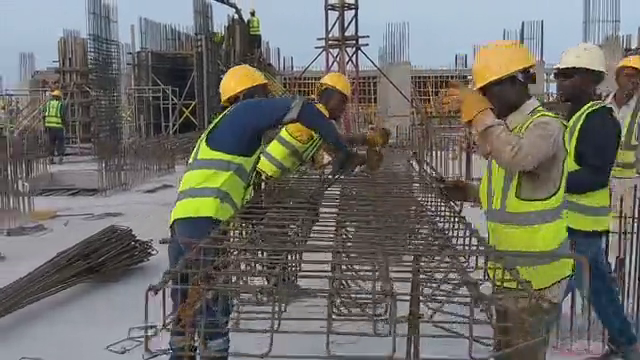
#> input picture frame 66 of deep_learning/data/Construction_site.mp4, 640 x 360 px, given in place of CCTV영상1.mp4, which was not available
$ jupyter execute --allow-errors 'yl_04_비디오_프레임자르기.ipynb'   (shell and % lines are left out)   (text cells are left out)
#> lines starting #> are read from the running program, lines starting #| are printed output that depends on the picture
[cell 1]
# 코랩 사용 시 구글 드라이브 연결
from google.colab import drive
#> (the rest of this cell did not finish here and is left out)

[cell 2]
# ROOT_PATH 확인
import os
if os.path.exists("/content/drive/MyDrive/CCTV") :  #경로가 있는지 확인
  ROOT_PATH = "/content/drive/MyDrive/CCTV"
  print("CCTV 폴더가 잘 생성되어 있습니다.")
else :
  print("/content/drive/MyDrive에 'CCTV' 폴더를 생성해 주세요")
# TUTORIAL 데이터 경로

#> (the rest of this cell did not finish here and is left out)

#> (a cell that did not finish here is left out)

[cell 4]
import os
import glob
import cv2
import matplotlib.pyplot as plt

#> (a cell that did not finish here is left out)

#> (a cell that did not finish here is left out)

[cell 7]
# 파일 루트만 변경합니다.

#> (a cell that did not finish here is left out)

[cell 9]
# 총 영상의 길이 출력. FPS와 프레임수를 알면 됨. 전체 영상시간(초) = 전체프레임수/(초당프레임수)

[cell 10]
# 코랩에서는 cv2의 imshow가 안되기 때문에 다른 방법으로 진행해야 함
# https://overface.tistory.com/573

from google.colab.patches import cv2_imshow

#> (a cell that did not finish here is left out)

#> (a cell that did not finish here is left out)

#> (a cell that did not finish here is left out)

#> (a cell that did not finish here is left out)

#> (a cell that did not finish here is left out)

#> (a cell that did not finish here is left out)

[cell 17]
import matplotlib.pyplot as plt


#> (the rest of this cell did not finish here and is left out)

[cell 18]
# 코랩 사용 시 구글 드라이브 연결

from google.colab import drive
#> (the rest of this cell did not finish here and is left out)

[cell 19]
# 필요 라이브러리 불러오기.
import os
import glob
import cv2
import matplotlib.pyplot as plt

[cell 20]
# CCTV리스트 영상 경로
if os.path.exists("/content/drive/MyDrive/CCTV/cctv_list") :  #경로가 있는지 확인
  LABEL_PATH = "/content/drive/MyDrive/CCTV/cctv_list"
  print(LABEL_PATH+"폴더가 잘생성되어 있습니다.")
else :
  print("/content/drive/MyDrive/CCTV에 'cctv_list' 폴더를 생성해 주시고 해당 폴더안에 cctv영상들을 넣어 주세요")

#labeling할 이미지 저장 경로(영상에서부터 캡쳐한 이미지들)
if os.path.exists("/content/drive/MyDrive/CCTV/cctv_data") :  #경로가 있는지 확인
  LABEL_IMAGE_PATH = "/content/drive/MyDrive/CCTV/cctv_data"
  print(LABEL_IMAGE_PATH+"폴더가 잘생성되어 있습니다.")
else :
  print("/content/drive/MyDrive/CCTV에 'cctv_data' 폴더를 생성해 주세요")

[cell 21]
#  영상들이 모여있는 폴더에서 파일명을 리스트로 가지고 오기(os.listdir를 활용, 이 명령은 디렉토리명은 없고 단지 파일명만 가지고온다.)
import re

#> (the rest of this cell did not finish here and is left out)

[cell 22]
#[참조1] Frequncy 도출하는 코드, 즉 총 프레임수가 281개 이므로 프레임이 28번의 배수 일때만다 가져오는 코드임

video = cv2.VideoCapture("/content/drive/MyDrive/CCTV/cctv_list/CCTV영상1.mp4")
print(video.get(cv2.CAP_PROP_FRAME_COUNT))

# 몇장을 추출할것인지요
n = 10

# 현 비디오의 전체 Frame 수 정보 가져오기
video.get(cv2.CAP_PROP_FRAME_COUNT)

# 몇번마다 추출할것인지
frequency = int(video.get(cv2.CAP_PROP_FRAME_COUNT)/n)

print(frequency)

video.release()

[cell 23]
#[참조2] 하나의 영상에만 적용하여 정확히 나오는지 확인하는 코드

video = cv2.VideoCapture("/content/drive/MyDrive/CCTV/cctv_list/CCTV영상1.mp4")

while(video.isOpened()):
  ret,frame = video.read()
#> frame is the input picture: shape (360, 640, 3); mean B, G, R 103.8, 110.5, 111.2


  image = cv2.resize(frame, (450, 300))
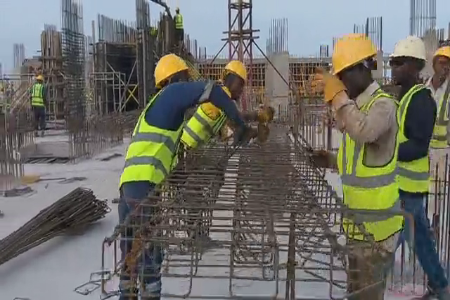
#> image: shape (300, 450, 3); mean B, G, R 103.7, 110.3, 111.1

  # 몇장을 추출할것인지요
  n = 10

  # 현 비디오의 전체 Frame 수 정보 가져오기
  video.get(cv2.CAP_PROP_FRAME_COUNT)

  # 몇번마다 추출할것인지
  frequency = int(video.get(cv2.CAP_PROP_FRAME_COUNT)/n)

  if(int(video.get(cv2.CAP_PROP_POS_FRAMES)) % frequency ==0):
    cv2_imshow(image)
    print('저장된 프레임 위치 : ' + str(video.get(cv2.CAP_PROP_POS_FRAMES)))
    #cv2.imwrite(LABEL_IMAGE_PATH+"/"+ FILE_NAME.split('.')[0] + str(video.get(cv2.CAP_PROP_POS_FRAMES))+".jpg", image)

  if(video.get(cv2.CAP_PROP_POS_FRAMES) == video.get(cv2.CAP_PROP_FRAME_COUNT)):
      break

video.release()


$ run again, starting later in the video
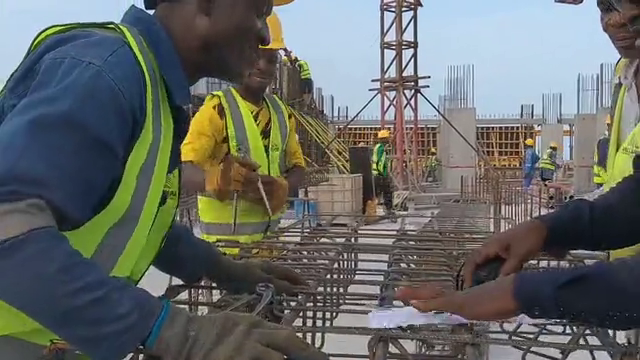
#> input picture frame 300 of deep_learning/data/Construction_site.mp4, 640 x 360 px, given in place of CCTV영상1.mp4, which was not available
#> frame is the input picture: shape (360, 640, 3); mean B, G, R 103.2, 105.9, 102.3
#> `image = cv2.resize(frame, (450, 300))`:
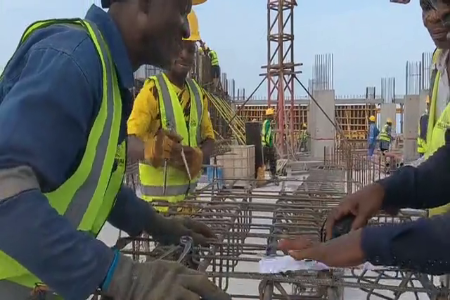
#> image: shape (300, 450, 3); mean B, G, R 103.1, 105.8, 102.1

$ run again, starting later in the video
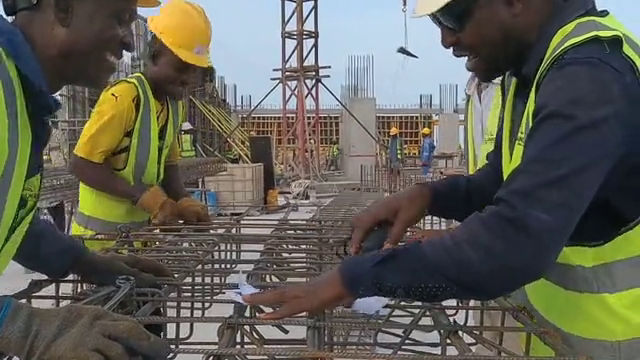
#> input picture frame 533 of deep_learning/data/Construction_site.mp4, 640 x 360 px, given in place of CCTV영상1.mp4, which was not available
#> frame is the input picture: shape (360, 640, 3); mean B, G, R 86.9, 97.3, 97.5
#> `image = cv2.resize(frame, (450, 300))`:
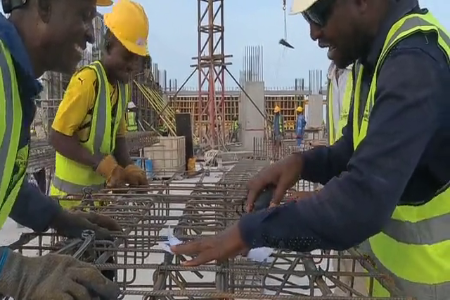
#> image: shape (300, 450, 3); mean B, G, R 86.8, 97.2, 97.5
